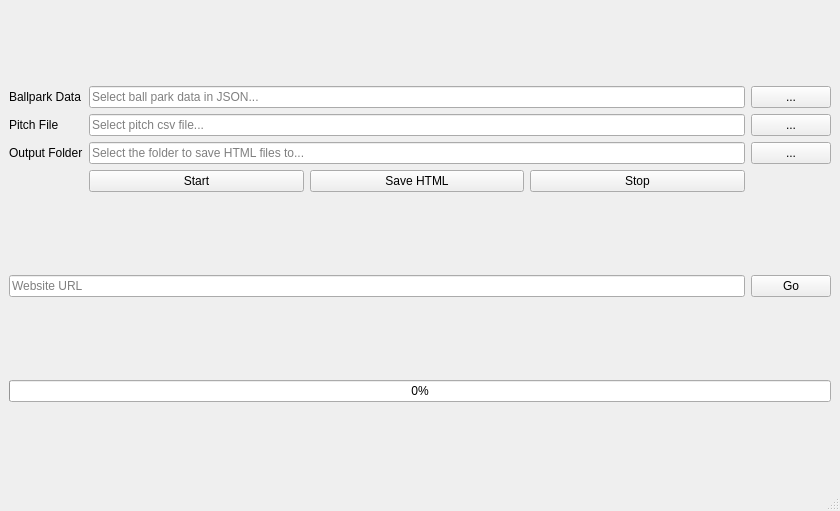
<?xml version="1.0" encoding="UTF-8"?>
<ui version="4.0">
 <class>MainWindow</class>
 <widget class="QMainWindow" name="MainWindow">
  <property name="geometry">
   <rect>
    <x>0</x>
    <y>0</y>
    <width>840</width>
    <height>511</height>
   </rect>
  </property>
  <property name="windowTitle">
   <string>MainWindow</string>
  </property>
  <widget class="QWidget" name="centralwidget">
   <layout class="QVBoxLayout" name="verticalLayout">
    <item>
     <layout class="QGridLayout" name="gridLayout">
      <item row="1" column="0">
       <widget class="QLabel" name="label">
        <property name="sizePolicy">
         <sizepolicy hsizetype="Preferred" vsizetype="Preferred">
          <horstretch>0</horstretch>
          <verstretch>0</verstretch>
         </sizepolicy>
        </property>
        <property name="text">
         <string>Pitch File</string>
        </property>
       </widget>
      </item>
      <item row="2" column="2">
       <widget class="QPushButton" name="browseSaveFolderButton">
        <property name="text">
         <string>...</string>
        </property>
       </widget>
      </item>
      <item row="2" column="1">
       <widget class="QLineEdit" name="saveFolderLineEdit">
        <property name="placeholderText">
         <string>Select the folder to save HTML files to...</string>
        </property>
       </widget>
      </item>
      <item row="3" column="1">
       <layout class="QHBoxLayout" name="horizontalLayout">
        <item>
         <widget class="QPushButton" name="startButton">
          <property name="text">
           <string>Start</string>
          </property>
         </widget>
        </item>
        <item>
         <widget class="QPushButton" name="saveHtmlButton">
          <property name="text">
           <string>Save HTML</string>
          </property>
         </widget>
        </item>
        <item>
         <widget class="QPushButton" name="stopButton">
          <property name="text">
           <string>Stop</string>
          </property>
         </widget>
        </item>
       </layout>
      </item>
      <item row="1" column="1">
       <widget class="QLineEdit" name="excelFileLineEdit">
        <property name="placeholderText">
         <string>Select pitch csv file...</string>
        </property>
       </widget>
      </item>
      <item row="2" column="0">
       <widget class="QLabel" name="label_2">
        <property name="text">
         <string>Output Folder</string>
        </property>
       </widget>
      </item>
      <item row="1" column="2">
       <widget class="QPushButton" name="browseExcelFileButton">
        <property name="text">
         <string>...</string>
        </property>
       </widget>
      </item>
      <item row="0" column="1">
       <widget class="QLineEdit" name="ballParkJsonLineEdit">
        <property name="placeholderText">
         <string>Select ball park data in JSON...</string>
        </property>
       </widget>
      </item>
      <item row="0" column="0">
       <widget class="QLabel" name="label_3">
        <property name="text">
         <string>Ballpark Data</string>
        </property>
       </widget>
      </item>
      <item row="0" column="2">
       <widget class="QPushButton" name="browseBallParkJsonButton">
        <property name="text">
         <string>...</string>
        </property>
       </widget>
      </item>
     </layout>
    </item>
    <item>
     <layout class="QHBoxLayout" name="horizontalLayout_2">
      <item>
       <widget class="QLineEdit" name="urlLineEdit">
        <property name="placeholderText">
         <string>Website URL</string>
        </property>
       </widget>
      </item>
      <item>
       <widget class="QPushButton" name="goButton">
        <property name="text">
         <string>Go</string>
        </property>
       </widget>
      </item>
     </layout>
    </item>
    <item>
     <layout class="QVBoxLayout" name="verticalLayout_2"/>
    </item>
    <item>
     <widget class="QProgressBar" name="progressBar">
      <property name="value">
       <number>0</number>
      </property>
      <property name="textVisible">
       <bool>true</bool>
      </property>
      <property name="orientation">
       <enum>Qt::Horizontal</enum>
      </property>
      <property name="invertedAppearance">
       <bool>false</bool>
      </property>
     </widget>
    </item>
   </layout>
  </widget>
  <widget class="QMenuBar" name="menubar">
   <property name="geometry">
    <rect>
     <x>0</x>
     <y>0</y>
     <width>840</width>
     <height>21</height>
    </rect>
   </property>
  </widget>
  <widget class="QStatusBar" name="statusbar"/>
 </widget>
 <resources/>
 <connections/>
</ui>
